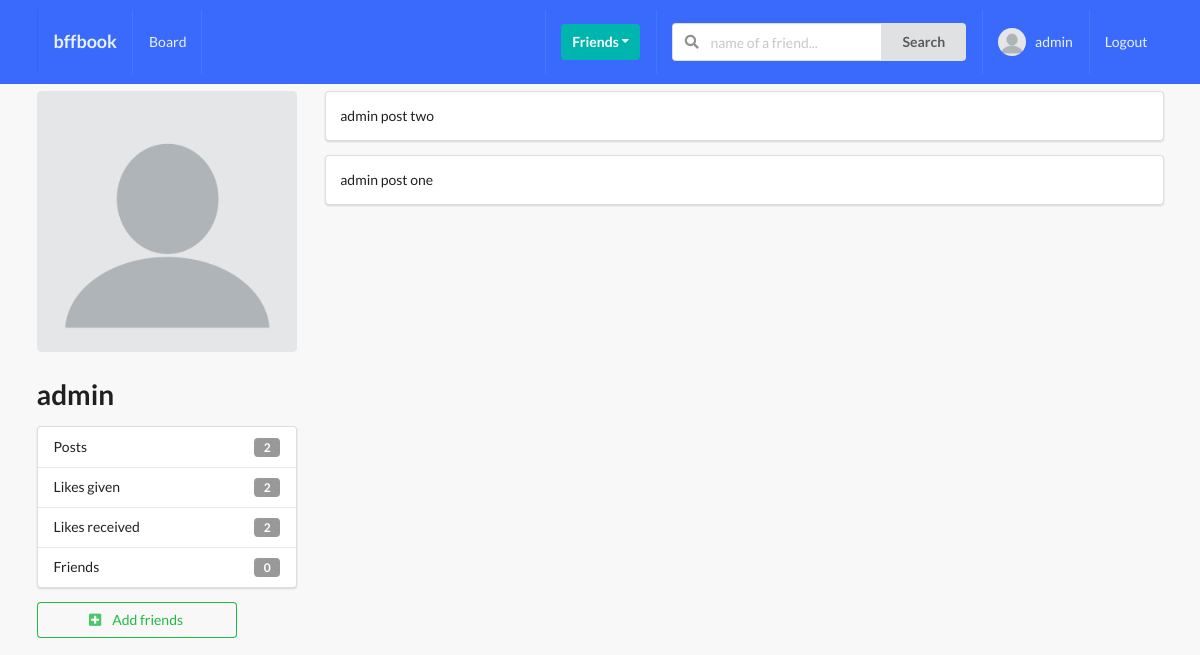
Before: /profiles/admin/ (signed in) with the older database file.
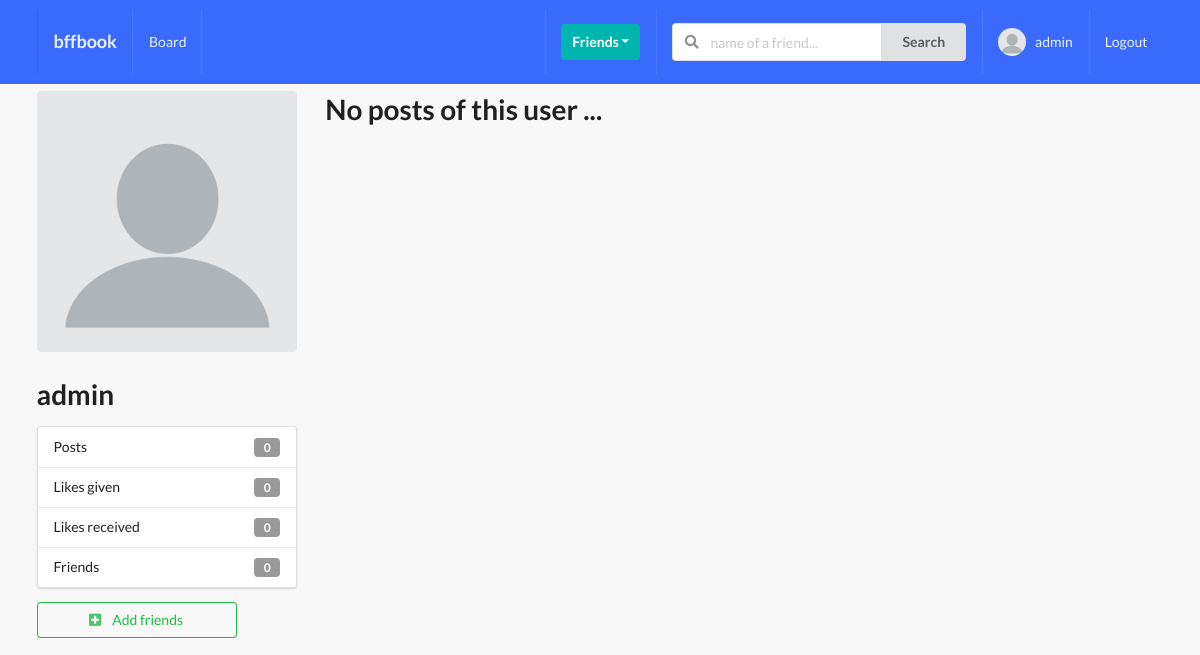
After: the same page with the newer database file.
### profiles/models.py (models this page shows, shortened)
class Profile(models.Model):
    first_name = models.CharField(max_length=200, blank=True)
    last_name = models.CharField(max_length=200, blank=True)
    user = models.OneToOneField(User, on_delete=models.CASCADE)
    bio = models.TextField(default="No bio...", max_length=300)
    email = models.EmailField(blank=True)
    country = models.CharField(max_length=200, blank=True)
    avatar = models.ImageField(default="avatar.png", upload_to="avatars/")
    friends = models.ManyToManyField(User, related_name="friends", blank=True)
    slug = models.SlugField(unique=True, blank=True)
    created = models.DateTimeField(auto_now_add=True)
    updated = models.DateTimeField(auto_now=True)
    objects = ProfileManager()
    def get_friends_no(self):
        return self.friends.all().count()
    def get_posts_no(self):
        return self.posts.all().count()
    def get_all_authors_posts(self):
        return self.posts.all()
    def get_likes_given_no(self):
        likes = self.like_set.all()
        total_liked = 0
        for like in likes:
            if like.value == "Like":
                total_liked += 1
        return total_liked
    def get_likes_recieved_no(self):
        posts = self.posts.all()
        total_liked = 0
        for item in posts:
            total_liked += item.liked.all().count()
        return total_liked
    __initial_first_name = None
    __initial_last_name = None
    def __init__(self, *args, **kwargs):
        super().__init__(*args, **kwargs)
        self.__initial_first_name = self.first_name
        self.__initial_last_name = self.last_name

### posts/models.py (models this page shows, shortened)
class Like(models.Model):
    user = models.ForeignKey(Profile, on_delete=models.CASCADE)
    post = models.ForeignKey(Post, on_delete=models.CASCADE)
    value = models.CharField(choices=LIKE_CHOICES, max_length=8)
    updated = models.DateTimeField(auto_now=True)
    created = models.DateTimeField(auto_now_add=True)

class Post(models.Model):
    content = models.TextField()
    image = models.ImageField(
        upload_to="posts/",
        validators=[FileExtensionValidator(["png", "jpg", "jpeg"])],
        blank=True,
    )
    liked = models.ManyToManyField(Profile, related_name="likes", blank=True)
    updated = models.DateTimeField(auto_now=True)
    created = models.DateTimeField(auto_now_add=True)
    author = models.ForeignKey(Profile, related_name="posts", on_delete=models.CASCADE)
    class Meta:
        ordering = ("-created",)

### profiles/views.py (the view)
# urls.py: path("<slug>/", ProfileDetailView.as_view(), name="profile-detail-view"),
class ProfileDetailView(LoginRequiredMixin, DetailView):
    model = Profile
    template_name = "profiles/profile_detail.html"
    def get_object(self):
        slug = self.kwargs["slug"]
        proifle = Profile.objects.get(slug=slug)
        return proifle
    def get_context_data(self, **kwargs):
        context = super().get_context_data(**kwargs)
        user = User.objects.get(username__iexact=self.request.user)
        profile = Profile.objects.get(user=user)
        rel_r = Relationship.objects.filter(sender=profile)
        rel_s = Relationship.objects.filter(reciever=profile)
        rel_reciver = []
        rel_sender = []
        for item in rel_r:
            rel_reciver.append(item.reciever.user)
        for item in rel_s:
            rel_sender.append(item.sender.user)
        context["rel_reciver"] = rel_reciver
        context["rel_sender"] = rel_sender
        context["posts"] = self.get_object().get_all_authors_posts()
        context["len_posts"] = (
            True if len(self.get_object().get_all_authors_posts()) > 0 else False
        )
        return context

### profiles/context_processors.py (called while the page is built)
def profile_pic(request):
    if request.user.is_authenticated:
        profile_obj = Profile.objects.get(user=request.user)
        pic = profile_obj.avatar
        return {"picture": pic}
    return {}

def invitations_recieved_no(request):
    if request.user.is_authenticated:
        profile_obj = Profile.objects.get(user=request.user)
        qs_count = Relationship.objects.invitations_recieved(profile_obj).count()
        return {"invites_num": qs_count}
    return {}

### profiles/models.py (called while the page is built)
    def invitations_recieved(self, reciever):
        qs = Relationship.objects.filter(reciever=reciever, status="send")
        return qs

### profiles/templates/profiles/profile_detail.html (shortened to what this page needs)
{% extends 'base.html' %}
{% block content %}
<div class="ui grid">
    <br>
    <div class="row">
        <div class="four wide column">
            <img class="ui medium rounded image" src={{object.avatar.url}}>
            <h1>{{object.user}}</h1>
            <div class="ui vertical fluid menu">
                <div class="item">
                    Posts
                    <div class="ui label">{{ object.get_posts_no }}</div>
                </div>
                <div class="item">
                    Likes given
                    <div class="ui label">{{ object.get_likes_given_no }}</div>
                </div>
                <div class="item">
                    Likes received
                    <div class="ui label">{{ object.get_likes_recieved_no }}</div>
                </div>
                <div class="item">
                    Friends
                    <div class="ui label">{{ object.get_friends_no }}</div>
                </div>
            </div>
            {% if object.user not in rel_reciver and object.user not in rel_sender %}
                <form action={% url 'profiles:send-invite-view' %} method="POST">
                    <button class='ui positive basic button mb-5 w-big' type="submit">
                        <i class='plus square icon'></i>
                        Add friends
                    </button>
                </form>
            {% endif %}
        </div>
        <div class="twelve wide column">
            {% if len_posts %}
                {% for post in posts %}
                    <div class="segment ui fluid">
                        {{post.content}}
                    </div>
                {% endfor %}
            {% else %}
                <h1>No posts of this user ...</h1>
            {% endif %}
        </div>
    </div>
</div>
{% endblock content %}

Changed rows visible on the page:
removed Post: content "admin post two"
removed Post: content "admin post one"
changed Profile "admin": get_posts_no "2" → "0"; get_likes_given_no "2" → "0"; get_likes_recieved_no "2" → "0"
Other visible differences:
text now shown: "No posts of this user ..."
